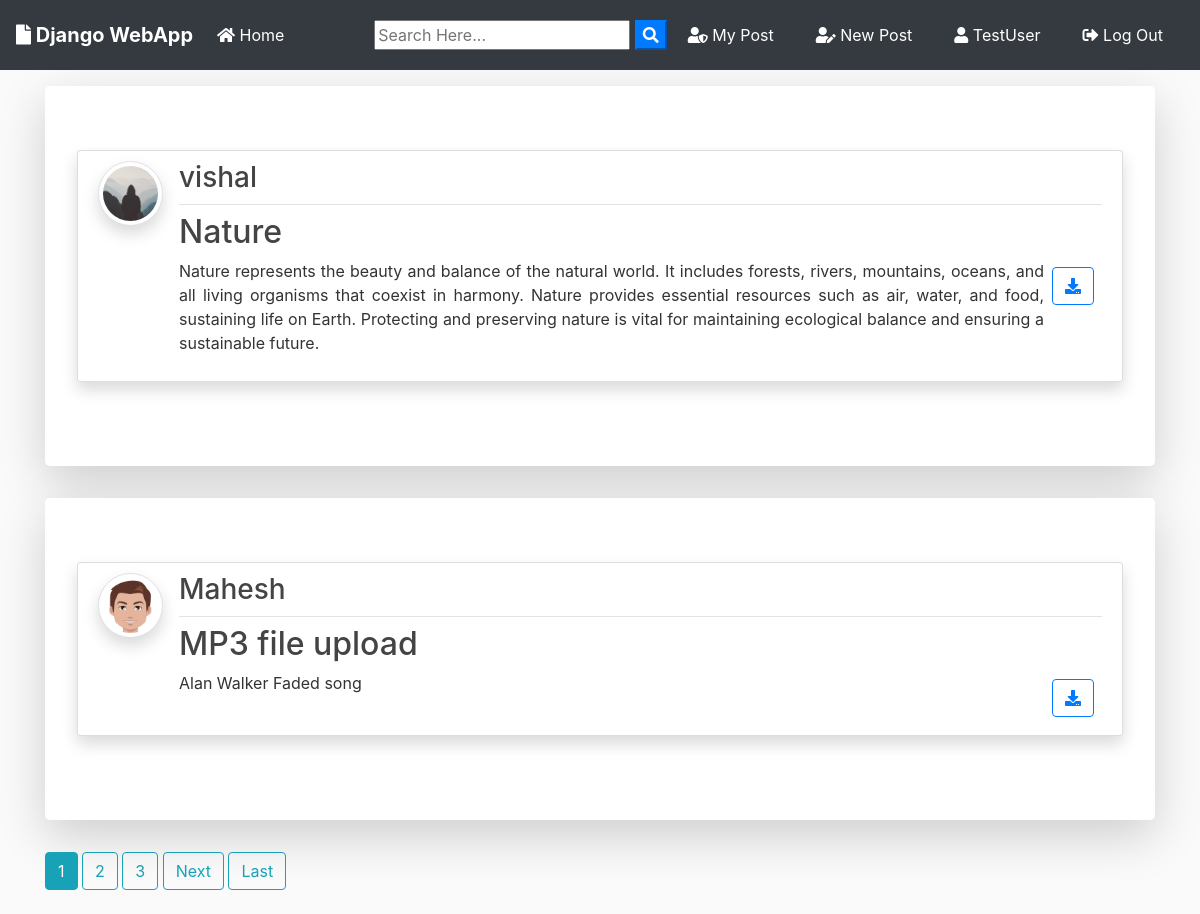
Screenshot of / (signed in) with the database file from the repository.
### blog/models.py (models this page shows, shortened)
class Post(models.Model):
	title = models.CharField(max_length=100)
	file = models.FileField(null=True,blank=True,upload_to='Files')
	content = models.TextField()
	date_posted = models.DateTimeField(default=timezone.now)
	author = models.ForeignKey(User, on_delete=models.CASCADE)

### users/models.py (models this page shows, shortened)
class Profile(models.Model):
    user = models.OneToOneField(User, on_delete=models.CASCADE)
    image = models.ImageField(default='default.jpg', upload_to='profile_pics')

### blog/views.py (the view)
# urls.py: path('', PostListView.as_view(), name='blog-home'),
class PostListView(ListView):
    model = Post
    template_name = 'blog/home.html'  # <app>/<model>_<viewtype>.html
    context_object_name = 'posts'
    ordering = ['-date_posted']
    paginate_by = 2

### blog/templates/blog/home.html (shortened to what this page needs)
{% extends "blog/base.html" %}
{% block content %}
    {% for post in posts %}
      <div class="jumbotron mt-3 bg-white shadow-lg">
      <article class="media content-section shadow">
        <a href="{{ post.author.profile.image.url }} " target="_blank"> <img src="{{ post.author.profile.image.url }}  " alt="" class="article-img rounded-circle img-thumbnail img-fluid shadow">
        </a>
        <div class="media-body">
          <div class="article-metadata d-flex justify-content-between">
            <a class="mr-2 " href="{% url 'user-posts' post.author.username  %}"><h3>{{ post.author }}</h3></a>
          </div>
          <h2><a class="article-title text-justify " href="{% url 'post-detail' post.id %}">{{ post.title }}</a></h2>
          <div class="d-flex justify-content-between">
            <p class="article-content text-justify text-truncate overflow-hidden">{{ post.content }}</p>
            {% if post.file %}
          <div class="form-group mt-0 pt-0  m-2">
            <a class="btn btn-outline-primary  btn-d "  href="{{ post.file.url }}"  download type="submit"><i class="fas fa-download"></i></a>
          </div>
          {% endif %}
          </div>
        </div>
      </article>
      </div>
    {% endfor %}
    {% if is_paginated %}
      {% for num in page_obj.paginator.page_range %}
        {% if page_obj.number == num %}
          <a class="btn btn-info mb-4" href="?page={{ num }}">{{ num }}</a>
        {% elif num > page_obj.number|add:'-3' and num < page_obj.number|add:'3' %}
          <a class="btn btn-outline-info mb-4" href="?page={{ num }}">{{ num }}</a>
        {% endif %}
      {% endfor %}
      {% if page_obj.has_next %}
        <a class="btn btn-outline-info mb-4" href="?page={{ page_obj.next_page_number }}">Next</a>
        <a class="btn btn-outline-info mb-4" href="?page={{ page_obj.paginator.num_pages }}">Last</a>
      {% endif %}
    {% endif %}
{% endblock content %}

### blog/templates/blog/base.html (shortened to what this page needs)
{% load static %}
<!doctype html>
<html lang="en">
  <head>
    <link rel="stylesheet" href="https://stackpath.bootstrapcdn.com/bootstrap/4.3.1/css/bootstrap.min.css">
    <link rel="stylesheet" href="https://use.fontawesome.com/releases/v5.8.1/css/all.css" >
    <link rel="stylesheet" href="{% static 'blog/main.css' %}">
</head>
  <body>
        <nav class="navbar navbar-expand-lg navbar-dark bg-dark">
                <a class="navbar-brand font-weight-bold" href="{% url 'blog-home' %}"><i class="fas fa-file"></i> Django WebApp</a>
                <div class="collapse navbar-collapse" id="navbarSupportedContent">
                  <ul class="navbar-nav mr-auto">
                    <li class="nav-item active">
                      <a class="nav-link" href="{% url 'blog-home' %}"><i class="fas fa-home"></i> Home <span class="sr-only">(current)</span></a>
                    </li>
                  </ul>
                  <form id="searchform" action="{% url 'search' %}" method="get">
                    <input type="text" name="q" type="text" value="{{ request.GET.q }}" placeholder="Search Here..." />
                    <button type="button" onclick="searchform.submit()" class=" text-white my-color btn-primary"><i class="fa fa-search"></i></button>
                </form>
                    {% if user.is_authenticated %}
                    <a href="{% url 'user-posts' user %}" class="btn text-white m-2"><i class="fas fa-user-shield"></i> My Post</a>
                    <a href="{% url 'post-create' %} " class="btn text-white m-2"><i class="fas fa-user-edit"></i> New Post</a>
                    <a href="{% url 'profile' %} " class="btn text-white m-2"><i class="fas fa-user"></i> {{ user.username }}</a>
                    <a href="{% url 'logout' %} " class="btn text-white m-2"><i class="fas fa-sign-out-alt"></i> Log Out</a>
                    {% else %}
                    <a href="{% url 'login' %} " class="btn text-white m-2"><i class="fas fa-user-tie"></i> Log In</a>
                    <a href="{% url 'register' %} " class="btn text-white m-2"> <i class="fas fa-sign-in-alt"></i> Sign Up</a>
                    {% endif %}
                </div>
              </nav>
      <div class="container my-bg">
    {% block content %}
    {% endblock  %}
</div>
  </body>
</html>

### blog/static/blog/main.css (style rules this page uses)
body { background: #fafafa; color: #333333; margin-top: 0; }
h1, h2, h3, h4, h5, h6 { color: #444444; }
ul { margin: 0; }
.content-section { background: #ffffff; padding: 10px 20px; border: 1px solid #dddddd; border-radius: 3px; margin-bottom: 20px; }
.article-title { color: #444444; }
.article-content { white-space: pre-line; }
.article-img { height: 65px; width: 65px; margin-right: 16px; }
.article-metadata { padding-bottom: 1px; margin-bottom: 4px; border-bottom: 1px solid #e3e3e3 }

### rows the page displays
Post: author.profile.image (placeholder picture), author "vishal", title "Nature", content "Nature represents the beauty and balance of the natural world. It includes forests, rivers, mountains, oceans, and all living organisms that coexist in harmony. Nature provides essential resources such as air, water, and food, sustaining life on Earth. Protecting and preserving nature is vital for maintaining ecological balance and ensuring a sustainable future."
Post: author.profile.image (picture), author "Mahesh", title "MP3 file upload", content "Alan Walker Faded song"

### other values shown
{{ user.username }} "TestUser"
{{ num }} "1"
{{ num }} "2" "3"
